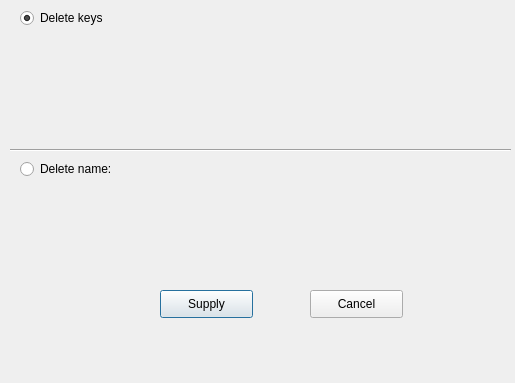
<?xml version="1.0" encoding="UTF-8"?>
<ui version="4.0">
 <class>Del</class>
 <widget class="QDialog" name="Del">
  <property name="geometry">
   <rect>
    <x>0</x>
    <y>0</y>
    <width>515</width>
    <height>383</height>
   </rect>
  </property>
  <property name="windowTitle">
   <string>Dialog</string>
  </property>
  <widget class="QPushButton" name="pushButton">
   <property name="geometry">
    <rect>
     <x>160</x>
     <y>290</y>
     <width>93</width>
     <height>28</height>
    </rect>
   </property>
   <property name="text">
    <string>Supply</string>
   </property>
  </widget>
  <widget class="QPushButton" name="pushButton_2">
   <property name="geometry">
    <rect>
     <x>310</x>
     <y>290</y>
     <width>93</width>
     <height>28</height>
    </rect>
   </property>
   <property name="text">
    <string>Cancel</string>
   </property>
  </widget>
  <widget class="QRadioButton" name="radioButton">
   <property name="geometry">
    <rect>
     <x>20</x>
     <y>10</y>
     <width>83</width>
     <height>16</height>
    </rect>
   </property>
   <property name="text">
    <string>Delete keys:</string>
   </property>
   <property name="checked">
    <bool>true</bool>
   </property>
  </widget>
  <widget class="QRadioButton" name="radioButton_2">
   <property name="geometry">
    <rect>
     <x>20</x>
     <y>160</y>
     <width>101</width>
     <height>18</height>
    </rect>
   </property>
   <property name="text">
    <string>Delete name:</string>
   </property>
  </widget>
  <widget class="Line" name="line">
   <property name="geometry">
    <rect>
     <x>10</x>
     <y>140</y>
     <width>501</width>
     <height>20</height>
    </rect>
   </property>
   <property name="orientation">
    <enum>Qt::Horizontal</enum>
   </property>
  </widget>
 </widget>
 <resources/>
 <connections/>
</ui>
